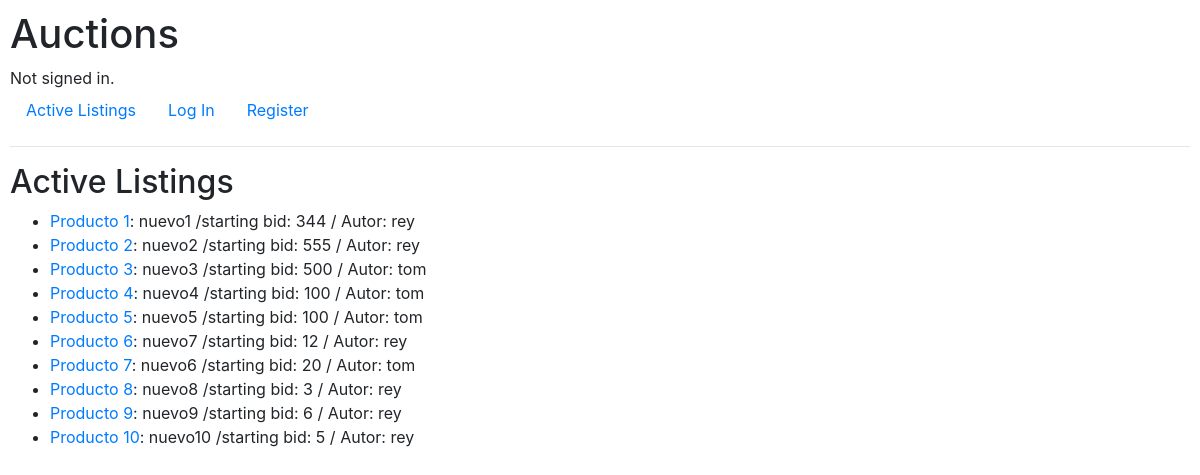
The page / on the database its author committed.
### auctions/models.py (models this page shows, shortened)
class Product(models.Model):
    title = models.CharField(max_length=128)
    description = models.TextField()
    author= models.ForeignKey(User, on_delete=models.CASCADE)
    price= models.IntegerField()

class User(AbstractUser):
    pass

### auctions/views.py (the view)
# urls.py: path("", views.index, name="index"),
def index(request):
    return render(request, "auctions/index.html", {
        "productos": Product.objects.all(),
    })

### auctions/templates/auctions/index.html
{% extends "auctions/layout.html" %}
{% block body %}
    <h2>Active Listings</h2>
    <ul>
        {% for producto in productos %}
            <li><a href="{% url 'ver' producto.id %}">Producto {{ producto.id }}</a>: {{ producto.title }} /starting bid: {{ producto.price }} / Autor: {{ producto.author }}</li>
        {% endfor %}
    </ul>
{% endblock %}

### auctions/templates/auctions/layout.html (shortened to what this page needs)
{% load static %}
<!DOCTYPE html>
<html lang="en">
    <head>
        <link rel="stylesheet" href="https://stackpath.bootstrapcdn.com/bootstrap/4.4.1/css/bootstrap.min.css">
        <link href="{% static 'auctions/styles.css' %}" rel="stylesheet">
    </head>
    <body>
        <h1>Auctions</h1>
        <div>
            {% if user.is_authenticated %}
                Signed in as <strong>{{ user.username }}</strong>.
            {% else %}
                Not signed in.
            {% endif %}
        </div>
        <ul class="nav">
            <li class="nav-item">
                <a class="nav-link" href="{% url 'index' %}">Active Listings</a>
            </li>
            {% if user.is_authenticated %}
                <li class="nav-item">
                    <a class="nav-link" href="{% url 'logout' %}">Log Out</a>
                </li>
                <li class="nav-item">
                    <a class="nav-link" href="{% url 'crear' %}">Sell Product</a>
                </li>
            {% else %}
                <li class="nav-item">
                    <a class="nav-link" href="{% url 'login' %}">Log In</a>
                </li>
                <li class="nav-item">
                    <a class="nav-link" href="{% url 'register' %}">Register</a>
                </li>
            {% endif %}
        </ul>
        <hr>
        {% block body %}
        {% endblock %}
    </body>
</html>

### auctions/static/auctions/styles.css (style rules this page uses)
body { padding: 10px; }

### rows shown on the page
Product: id "1", title "nuevo1", price "344", author "rey"
Product: id "2", title "nuevo2", price "555", author "rey"
Product: id "3", title "nuevo3", price "500", author "tom"
Product: id "4", title "nuevo4", price "100", author "tom"
Product: id "5", title "nuevo5", price "100", author "tom"
Product: id "6", title "nuevo7", price "12", author "rey"
Product: id "7", title "nuevo6", price "20", author "tom"
Product: id "8", title "nuevo8", price "3", author "rey"
Product: id "9", title "nuevo9", price "6", author "rey"
Product: id "10", title "nuevo10", price "5", author "rey"
